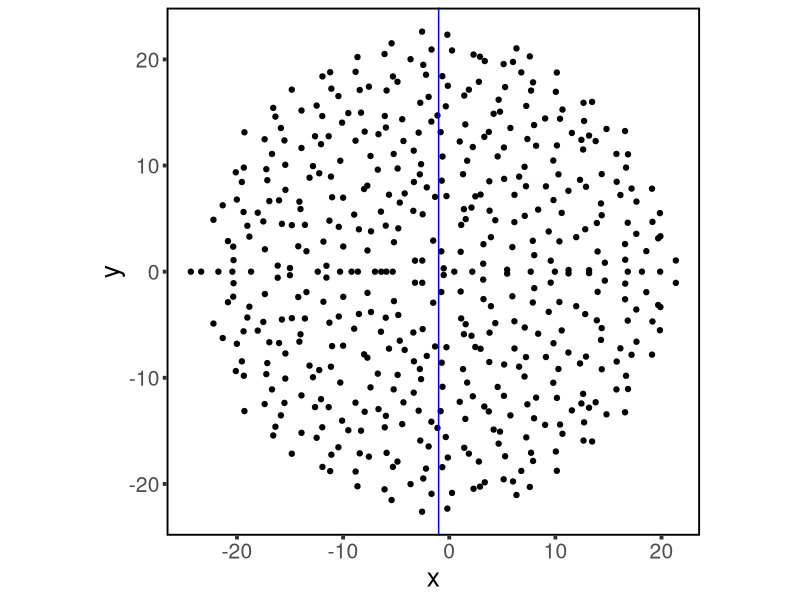
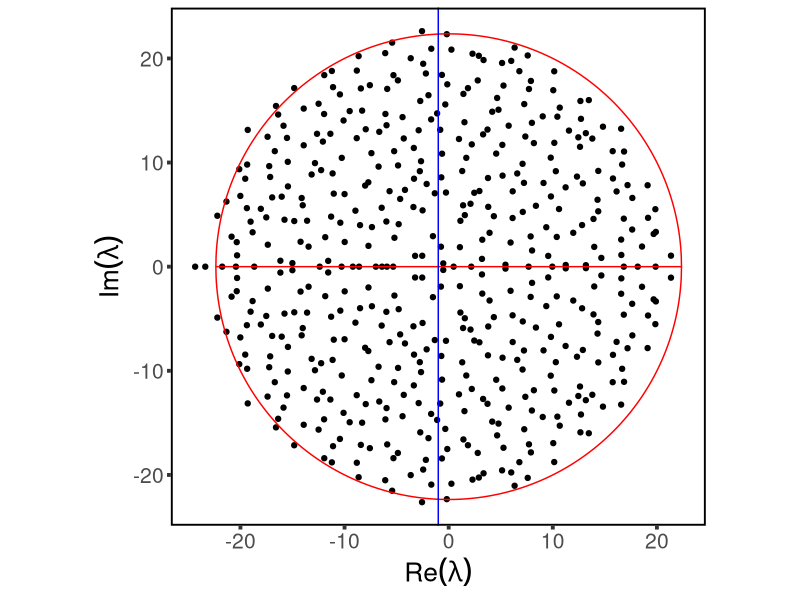
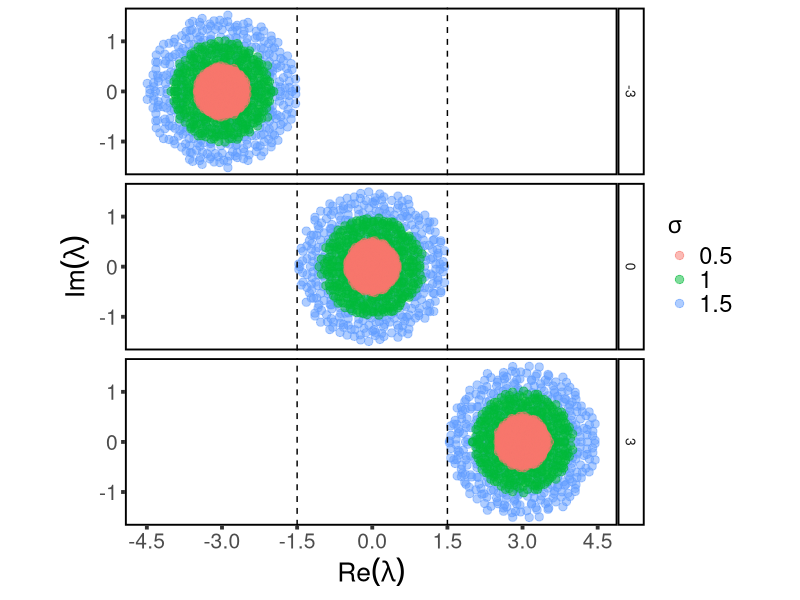
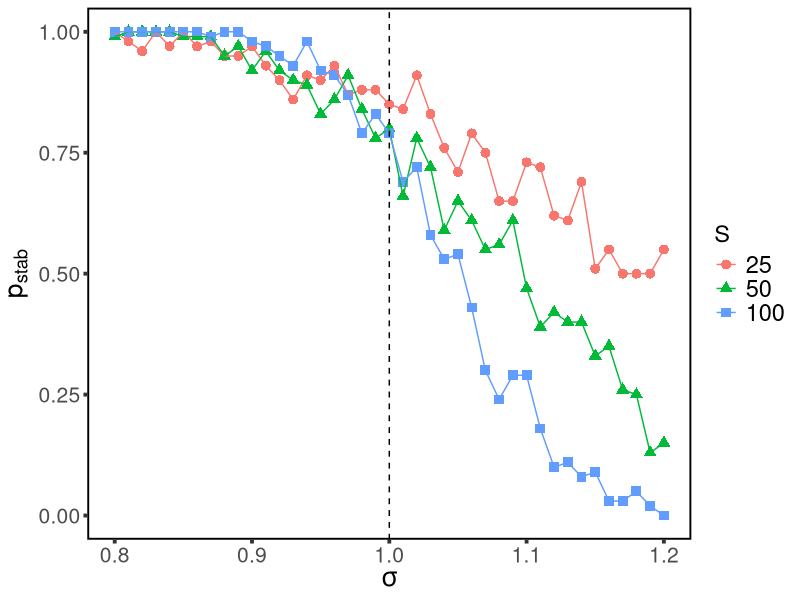
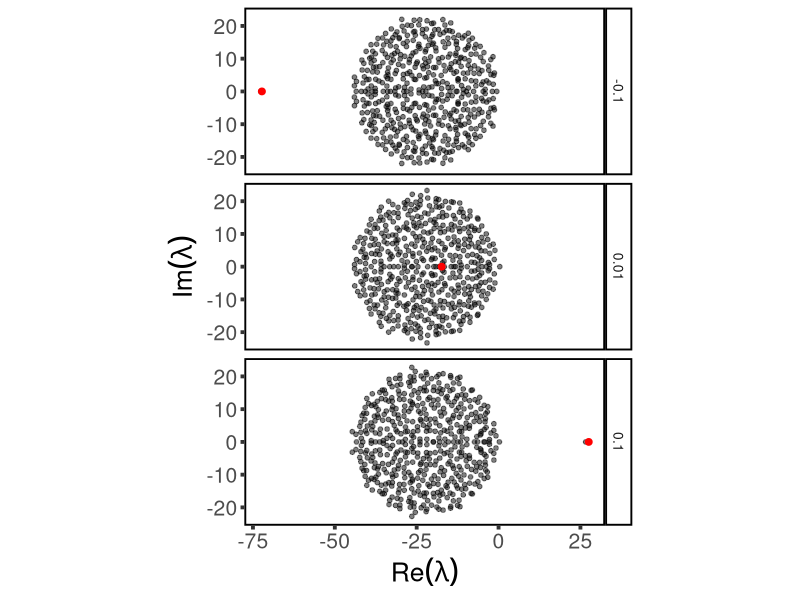
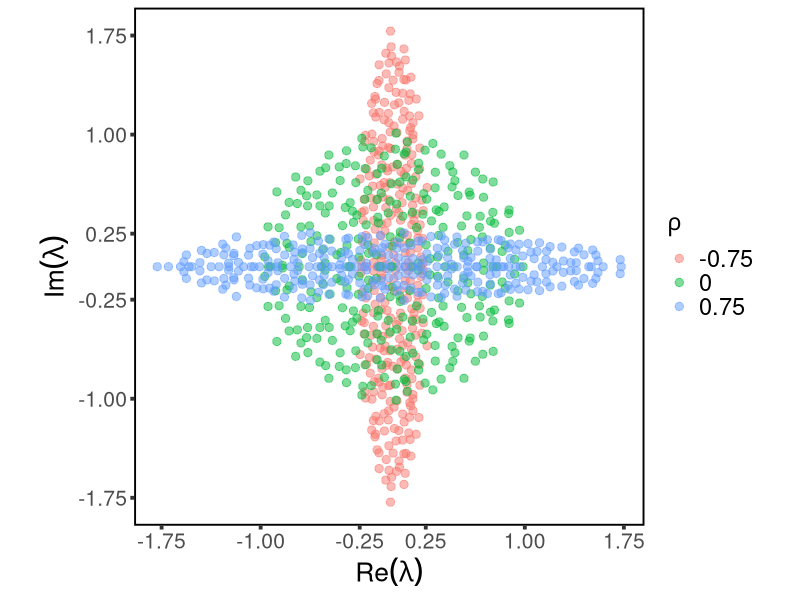
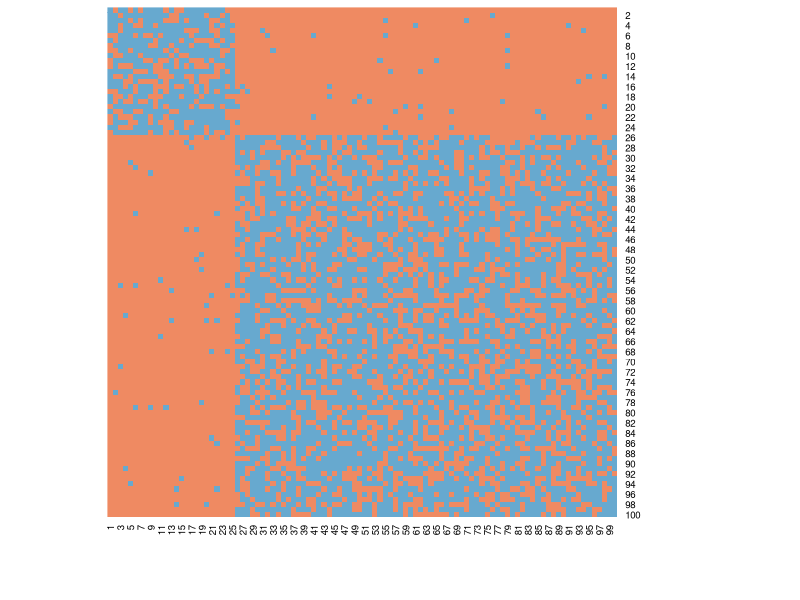
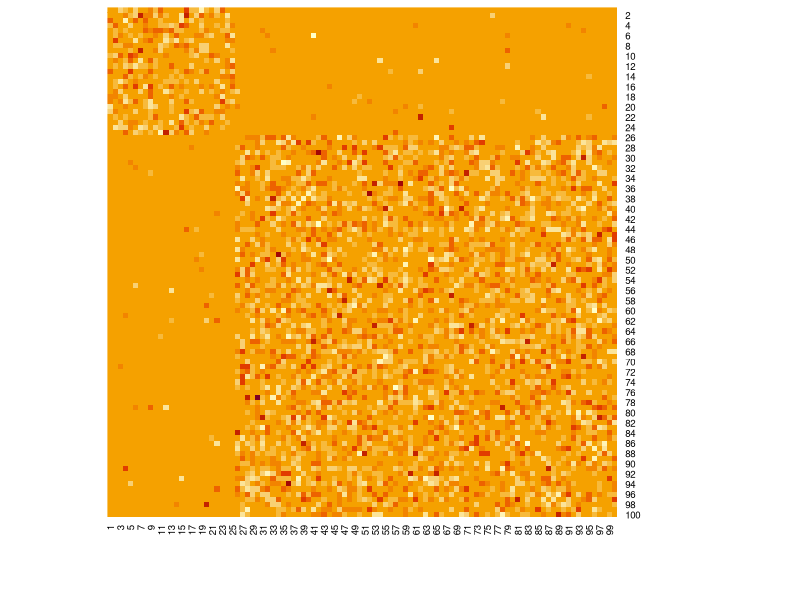

Generate these figures, in order, with R:
## ---- chunk 1
knitr::opts_chunk$set(fig.width=11, fig.height=9,
                      error=TRUE, echo=TRUE, eval=TRUE, warning=FALSE, message=FALSE)
## ---- chunk 2
library(igraph)
library(tidyverse)
library(magrittr)
library(MASS)
library(RColorBrewer)

## theme for ggplot

mytheme <- theme_bw() + theme(
  legend.title  = element_text( size=17),
  #  legend.position = "bottom",
  # legend.direction = "horizontal",
  legend.key = element_blank(),
  legend.text  = element_text( size=17),
  panel.background = element_blank(),
  panel.grid = element_blank(),
  text = element_text( family="Helvetica", size=19),
  strip.text.x = element_text(family = "Helvetica", size = 10),
  strip.text.y = element_text(family = "Helvetica", size = 10),
  panel.border = element_rect( colour = "black", size=1.3),
  axis.ticks = element_line(size = 1.3),
  strip.background = element_rect( fill = "transparent", size = 1.3, colour = "black"  ),
  strip.text = element_text(size = 19)
)
## ---- chunk 3
# Here sigma=1
S <- 500
M <- matrix(runif(S^2, min = -sqrt(3), max = sqrt(3)), S, S) # We use sqrt(3) so the sd of the uniform distribution will be 1)
diag(M) <- -1
e <- eigen(M, only.values = TRUE)$values ## compute the eigenvalues of M
data_eigenvalues <- tibble(x = Re(e), y = Im(e), S = S) ## data frame storage useful for plotting with ggplot

data_eigenvalues %>% ggplot(aes(x = x, y = y)) + geom_point() + mytheme + coord_fixed() + geom_vline(xintercept = -1, color='blue')
## ---- chunk 4
expectation_girko <- tibble(x = rep(seq(-1,1,0.001), 2), 
                                type = rep(c(1, -1), each = length(x)/2), 
                                y = sqrt(1 - (x)^2) * type)
expectation_girko %<>% mutate(x = sqrt(S) * x,
                             y = sqrt(S) * y)                          
                            
data_eigenvalues %>% ggplot(aes(x = x, y = y)) +
  geom_point() +
  geom_path(data = expectation_girko, colour = "red") +
  mytheme +
  xlab(expression(Re(lambda))) +
  ylab(expression(Im(lambda)))+coord_fixed()+ geom_vline(xintercept = -1, color='blue')
## ---- chunk 5
S <- 500
sigma_seq <- c(0.5, 1, 1.5) # A sequence of sigma values
diag_seq <- c(-3, 0, 3) # A sequence of values for the diagonal

# This function creates a random matrix with a given sigma and d, and returns the ev.
get_eigenvalues_sigma_d <- function(sigma, d){
  M <- matrix(runif(S^2, min = -sqrt(3)*sigma, max = sqrt(3)*sigma), S, S)/sqrt(S) # Normalize by square root of S
  M <- M + diag(S) * d # Shift the diagonal
  e <- eigen(M, only.values = TRUE)$values
  return(tibble(x = Re(e), y = Im(e), S = S, d = d, sigma = sigma))
}

# Get the ev of random matrices for each combination of sigma and d
data_ev_sigma_d <- NULL
for (sigma in sigma_seq){
  for (d in diag_seq){
    data_ev_sigma_d <- rbind(data_ev_sigma_d, get_eigenvalues_sigma_d(sigma, d))
  }
}
data_ev_sigma_d %>% arrange(desc(sigma)) %>% ggplot(aes(x = x, y = y, colour = factor(sigma))) +
  geom_point(size = 2.5, alpha = 0.5) +
  mytheme +
  xlab(expression(Re(lambda))) +
  ylab(expression(Im(lambda))) +
  scale_colour_discrete(name = expression(sigma)) +
  coord_fixed() +
  facet_grid(d~.) +
  scale_x_continuous(breaks = seq(from = -4.5, to = 4.5, by=1.5)) +
  geom_vline(xintercept = c(-1.5,1.5), linetype='dashed')
## ---- chunk 6
S_seq <- c(25, 50, 100) # A curve per network size
nsim <- 100 # Generate multiple random matrices for each S
sigma_seq <- seq(0.8, 1.2, 0.01) # vary sigma
C <- 0.15

# Function to create a matrix and test if its righmost ev is negative.
stable_matrix <- function(i){
  M <- matrix(runif(S^2, min = -sqrt(3)*sigma, max = sqrt(3)*sigma) * rbinom(S^2, size = 1, prob = C), S, S)
  diag(M) <- 0
  M <- M + diag(S) * d
  e <- eigen(M, only.values = TRUE)$values
  return (max(Re(e)) < 0) # The rightmost eigenvalue should be negative for the matrix to be locally-stable
}

# Calculate the probability of stability for each combination of network size and sigma.
prob_stability_df <- NULL
for (S in S_seq){
  print(S)
  d <- -sqrt(S * C) # Set the diagonal to sqrt(SC) to make sigma=1
  for (sigma in sigma_seq){
    num_stable <- 0
    for (i in 1:nsim){
      num_stable <- num_stable+stable_matrix() # If the matrix is stable at it ot the count.
    }
    p_stability <- num_stable/nsim
    prob_stability_df <- rbind(prob_stability_df, data.frame(S=S, sigma=sigma, p_stability=p_stability))
  }
}

prob_stability_df %>% ggplot(aes(x = sigma, y = p_stability, colour = factor(S), shape = factor(S))) +
  geom_point(size = 3) +
  geom_line() +
  mytheme +
  xlab(expression(sigma)) +
  ylab(expression(p[stab])) +
  scale_colour_discrete(name = "S") +
  scale_shape_discrete(name = "S") +
  geom_vline(xintercept = 1, linetype='dashed')
## ---- chunk 7
S <- 500
mu_seq <- c(-0.1, 0.01, 0.1)

outliers <- tibble(x = (S - 1) * mu_seq-sqrt(S), y = 0, mu = mu_seq) # Estimation of where the ev will fall

data_eigenvalues_mean <- map(mu_seq, # map is instead of using for. it maps a function to each element of the vector mu_seq
                             function(mu){
                               M <- matrix(runif(S^2, min = -sqrt(3), max = sqrt(3)), S, S)
                               diag(M) <- -sqrt(S)
                               M <- M + mu - diag(S) * mu
                               e <- eigen(M, only.values = TRUE)$values
                               tibble(x = Re(e), y = Im(e), S = S, mu = mu)
                             }) %>% bind_rows()


data_eigenvalues_mean %>% ggplot(aes(x = x, y = y)) + 
  geom_point(size = 1.3, alpha = 0.5) + 
  mytheme + 
  xlab(expression(Re(lambda))) + 
  ylab(expression(Im(lambda))) + 
  facet_grid(mu ~.) +
  coord_fixed() +
  geom_point(data = outliers, size = 2, colour = "red")

## ---- chunk 8
S <- 300
rho_seq <- c(-0.75, 0, 0.75)

generate_eigenvalues_cor <- function(rho){
  M <- matrix(0, S, S)
  Sigma <- matrix(c(1, rho, rho, 1), nrow = 2) ## set 2x2 covariance matrix
  M <- diag(rnorm(S)) ## set the diagonal, notice thas as long as it has mean 0 it can have a variance
  for(i in seq(1, S - 1)) {
    for (j in seq(i + 1, S)){
      Z <- mvrnorm(1, c(0,0), Sigma) # Now sample from a bivariate normal distribution with vector of means (0,0) and covariance matrix Sigma
      M[i,j] <- Z[1]  ## Set the offdiagonal pairs of M
      M[j,i] <- Z[2]
    }
  }
  M <- M / sqrt(S) # Rescale EV
  e <- eigen(M, only.values = TRUE)$values
  data_frame(x = Re(e), y = Im(e), S = S, rho = rho)
}

data_eigenvalues_cor <- map(rho_seq, generate_eigenvalues_cor) %>% bind_rows()

data_eigenvalues_cor %>% ggplot(aes(x = x, y = y, colour = factor(rho))) +
  geom_point(size = 2.5, alpha = 0.5) +
  mytheme +
  xlab(expression(Re(lambda))) +
  ylab(expression(Im(lambda))) +
  scale_colour_discrete(name = expression(rho)) +
  coord_fixed() +
  scale_x_continuous(breaks = c(1 + rho_seq, -1 - rho_seq)) +
  scale_y_continuous(breaks = c(1 - rho_seq, -1 + rho_seq))
## ---- chunk 9
S <- 100
C <- 0.4
alpha <- 1/4
m <- S * alpha  ## size of the top module
sigma <- 1
mu_seq <- c(-1/4, 0, 1/4)
#n <- length(mu_seq)
rho_seq <- c(-1/4, -3/4, -0.5)
Q_seq <- c(-0.5, 0, 0.35) # This is the modularity

generate_K <- function(Q){
  K <- matrix(0, S, S) ## adjacency matrix
  Cw <- C * (1 + Q/(alpha^2 + (1-alpha)^2)) # within block connectance
  Cb <- C * (1 - Q/(2 * alpha * (1-alpha))) # between block connectance
  # Between-block interactions
  AB <- matrix(runif(m * (S-m)) < Cb, m , S - m) 
  # Within-block interactions
  K[1:m, 1:m] <- matrix(runif(m^2) < Cw, m, m)
  K[(m + 1):S, (m+1):S] <- matrix(runif((S - m)^2) < Cw, S - m, S - m)
  # Add the between-block interactions to K
  K[1:m, (m+1):S] <- AB
  K[(m+1):S, 1:m] <- t(AB)
  return(K)
}

generate_M <- function(mu, rho, K, Q){
  M <- matrix(0, S, S) ## Community matrix
  Sigma <- matrix(c(sigma^2, rho * sigma^2, rho * sigma^2, sigma^2), nrow = 2) # Covariance matrix for bivariate normal distribution
  # Fill in M with interaction values
  for(i in seq(1, S - 1)) {
    for (j in seq(i + 1, S)){
      if (K[i,j] > 0){
        Z <- mvrnorm(1, c(mu, mu), Sigma) #
        M[i,j] <- Z[1] 
        M[j,i] <- Z[2]
      }   
    }
  }
  return(M)
}
## ---- chunk 10
# Plot the matrices
K <- generate_K(0.35)
heatmap(K, Rowv = NA, Colv = NA, symm = F, scale = 'none', revC = T, col=brewer.pal(2,"RdBu"))
M <- generate_M(0, 0.5, K)
heatmap(M, Rowv = NA, Colv = NA, symm = F, scale = 'none', revC = T)
## ---- chunk 11
data_modules <- NULL
data_outliers <- NULL
for (Q in Q_seq){
  K <- generate_K(Q)
  for (i in 1:length(mu_seq)){
    mu <- mu_seq[i]
    rho <- rho_seq[i]
    print (paste(Q, mu, rho))
    M <- generate_M(mu, rho, K, Q)
    # Get the eigenvalues of M
    e <- eigen(M, only.values = TRUE)$values
    data_modules <- rbind(data_modules, data_frame(x = Re(e), y = Im(e), S = S, mu = mu, rho = rho, Q = Q))

    ## the following calculates the eigenvalues for the matrix of means + a small correction
    ## given by the correlation
    Cw <- C * (1 + Q/(alpha^2 + (1-alpha)^2)) # within block connectance
    Cb <- C * (1 - Q/(2 * alpha * (1-alpha))) # between block conenctnve
    mu_w <- Cw * mu
    mu_b <- Cb * mu
    data_outliers <- rbind(data_outliers,
    tibble(x = S/2 * (mu_w + c(1,-1) * (sqrt((1 - 4*alpha * (1- alpha)) * mu_w^2 + 4 * alpha* (1-alpha) * mu_b^2))), correction = ifelse(x !=0, rho/x, 0), y = 0, S = S, mu = mu, rho = rho, Q = Q)) # This line is taken from the paper.
  }
}

data_modules %>% ggplot(aes(x = x, y = y, colour = factor(mu))) + 
    geom_point(size = 2.5, alpha = 0.5) +
    geom_point(data = data_outliers, aes(x = x + correction), colour = "red") + 
  mytheme + xlab(expression(Re(lambda))) + 
  ylab(expression(Im(lambda))) + 
  scale_colour_discrete(name = expression(mu))+
  coord_fixed() + 
  facet_grid(Q ~ mu, 
             labeller = label_bquote(cols = paste(mu," = ",.(mu), collapse = ""), 
                                     rows = paste(Q," = ",.(Q), collapse = "")))
## ---- chunk 12
n <- 500
A = matrix(runif(n^2),nrow=n, ncol=n )
diag(A) <- -1
r <- rep(1,n)
D_r <- diag(r)
# plot matrix A in heatmap
heatmap(A, Rowv = NA, Colv = NA, symm = F, scale = 'none', revC = T)

# 1. solution
x_star = solve(A, -r)
# 2. Community matrix
M = diag(x_star) %*% A /sqrt(n) # # Normalize by square root of n
# 3. Get eigenvalues
e <- eigen(M, only.values = TRUE)$values ## compute the eigenvalues of M
data_eigenvalues <- tibble(x = Re(e), y = Im(e), S = S) ## data frame storage useful for plotting with ggplot
# plot
data_eigenvalues %>% ggplot(aes(x = x, y = y)) + geom_point() + mytheme + coord_fixed() + geom_vline(xintercept = 0, color='blue')
